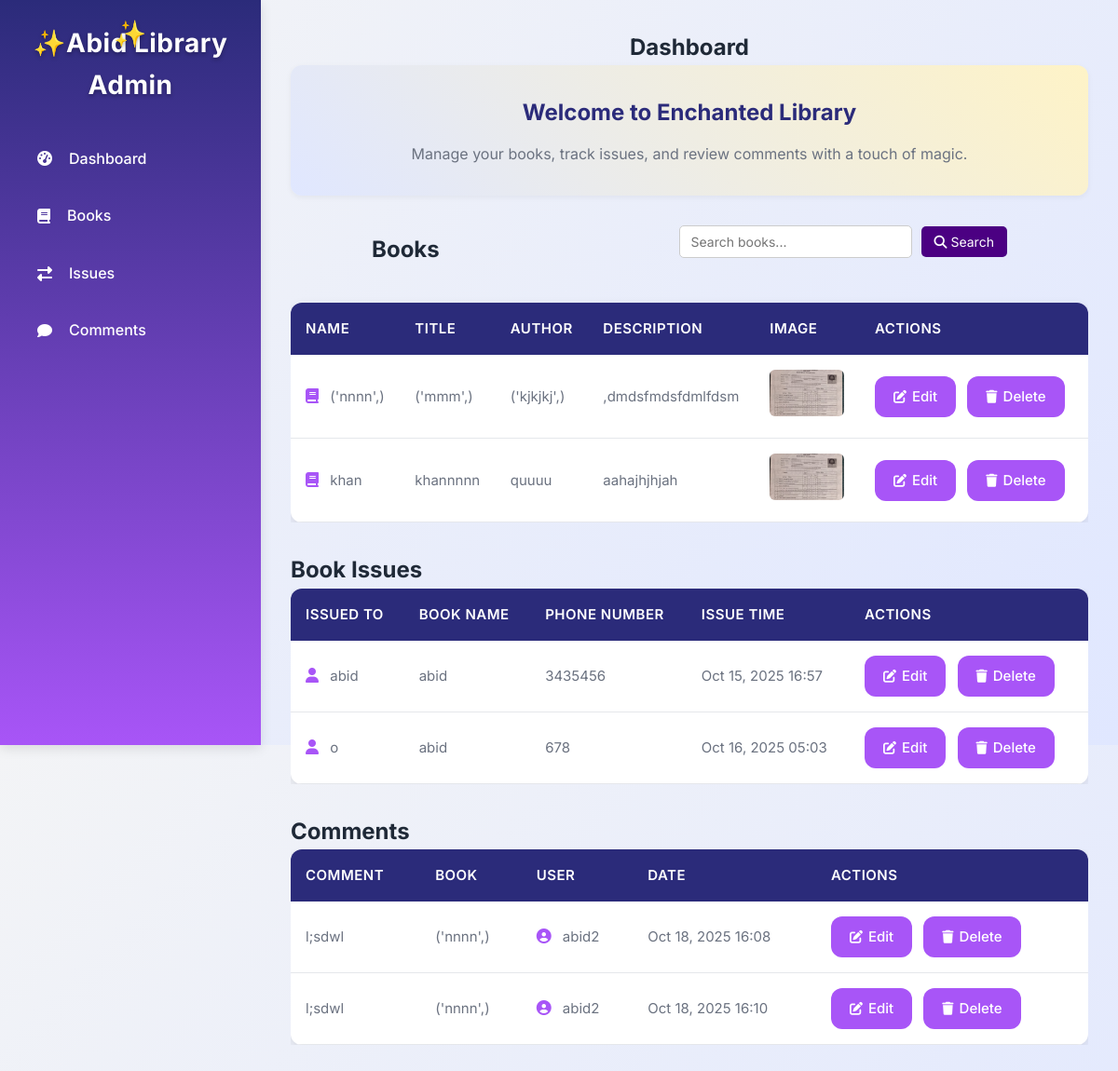
Page /adminabid/ on the committed database.
### app1/models.py (models this page shows, shortened)
class book_s(models.Model):
    books_name=models.CharField(max_length=50,null=True)
    books_title=models.CharField(max_length=50,null=True)
    books_author=models.CharField(max_length=50,null=True)
    books_descripation=models.TextField()
    media=models.ImageField(upload_to='image',max_length=250,null=False)

class books_issues(models.Model):
    name=models.CharField(max_length=50,null=True)
    books_name=models.CharField(max_length=50,null=True)
    phon_no=models.IntegerField(unique=True)
    issue_time=models.DateTimeField(auto_now_add=True)

class comment(models.Model):
    comment1=models.TextField(null=True)
    book_ss=models.ForeignKey(book_s,on_delete=models.CASCADE,null=True)
    user=models.ForeignKey(User,on_delete=models.CASCADE)
    created_at = models.DateTimeField(default=timezone.now)

### app1/views.py (the view)
# urls.py: path('adminabid/',views.adminabid,name='admin'),
def adminabid(request):
    data1=book_s.objects.all()
    data2=books_issues.objects.all()
    data3=comment.objects.all()
    return render(request,'admin.html',{'data1':data1,'data2':data2,'data3':data3})

### templates/admin.html (shortened to what this page needs)
{% load static %}
<!DOCTYPE html>
<html lang="en">
<head>
    <link rel="stylesheet" href="{% static 'style/admin.css' %}">
    <link rel="stylesheet" href="https://cdnjs.cloudflare.com/ajax/libs/font-awesome/6.4.2/css/all.min.css" />
</head>
<body>
    <div class="sidebar">
        <h1 class="magical-title">✨Abid Library Admin</h1>
        <nav class="nav-magical">
            <a href="#dashboard" class="nav-link"><i class="fas fa-tachometer-alt icon"></i> Dashboard</a>
            <a href="#books" class="nav-link"><i class="fas fa-book icon"></i> Books</a>
            <a href="#issues" class="nav-link"><i class="fas fa-exchange-alt icon"></i> Issues</a>
            <a href="#comments" class="nav-link"><i class="fas fa-comment icon"></i> Comments</a>
        </nav>
    </div>
    <main>
        <section id="dashboard">
           <center> <h2 class="section-title" >Dashboard</h2></center>
            <div class="magic-card dashboard-card">
                <h3>Welcome to Enchanted Library</h3>
                <p>Manage your books, track issues, and review comments with a touch of magic.</p>
            </div>
        </section>
<section id="books">
    <div id="abid"><h2 class="section-title">Books</h2>
    <form method="post" action="{% url 'adminsrch' %}" class="search-form">
        <input type="text" name="search" placeholder="Search books..." class="search-input" value="{{ request.GET.q }}">
        <button type="submit" class="search-button"><i class="fas fa-search"></i> Search</button>
    </form></div>
    <div class="table-container">
        <table class="magic-table">
            <div class="table-container">
                <table class="magic-table">
                    <thead>
                        <tr>
                            <th>Name</th>
                            <th>Title</th>
                            <th>Author</th>
                            <th>Description</th>
                            <th>Image</th>
                            <th>Actions</th>
                        </tr>
                    </thead>
                    <tbody>
                        {% for book in data1 %}
                        <tr>
                            <td><i class="fas fa-book icon"></i> {{ book.books_name }}</td>
                            <td>{{ book.books_title }}</td>
                            <td>{{ book.books_author }}</td>
                            <td>{{ book.books_descripation}}</td>
                            <td><img src="{{ book.media.url }}" alt="{{ book.books_name }}" class="table-image"></td>
                            <td>
                                <a href="{% url 'update' book.id %}" class="magic-btn"><i class="fas fa-edit icon-btn"></i> Edit</a>
                                <a href="{% url 'delete' book.id %}" class="magic-btn magic-btn-danger"><i class="fas fa-trash icon-btn"></i> Delete</a>
                            </td>
                        </tr>
                        {% empty %}
                        <tr><td colspan="6">No books available.</td></tr>
                        {% endfor %}
                    </tbody>
                </table>
            </div>
        </section>
        <section id="issues">
            <h2 class="section-title">Book Issues</h2>
            <div class="table-container">
                <table class="magic-table">
                    <thead>
                        <tr>
                            <th>Issued To</th>
                            <th>Book Name</th>
                            <th>Phone Number</th>
                            <th>Issue Time</th>
                            <th>Actions</th>
                        </tr>
                    </thead>
                    <tbody>
                        {% for issue in data2 %}
                        <tr>
                            <td><i class="fas fa-user icon"></i> {{ issue.name }}</td>
                            <td>{{ issue.books_name }}</td>
                            <td>{{ issue.phon_no }}</td>
                            <td>{{ issue.issue_time|date:"M d, Y H:i" }}</td>
                            <td>
                                <a href="#" class="magic-btn"><i class="fas fa-edit icon-btn"></i> Edit</a>
                                <a href="{% url 'delete' issue.id %}" class="magic-btn magic-btn-danger"><i class="fas fa-trash icon-btn"></i> Delete</a>
                            </td>
                        </tr>
                        {% empty %}
                        <tr><td colspan="5">No issues recorded.</td></tr>
                        {% endfor %}
                    </tbody>
                </table>
            </div>
        </section>
        <section id="comments">
            <h2 class="section-title">Comments</h2>
            <div class="table-container">
                <table class="magic-table">
                    <thead>
                        <tr>
                            <th>Comment</th>
                            <th>Book</th>
                            <th>User</th>
                            <th>Date</th>
                            <th>Actions</th>
                        </tr>
                    </thead>
                    <tbody>
                        {% for c in data3 %}
                        <tr>
                            <td>{{ c.comment1|truncatewords:20 }}</td>
                            <td>{{ c.book_ss.books_name }}</td>
                            <td><i class="fas fa-user-circle icon"></i> {{ c.user.username }}</td>
                            <td>{{ c.created_at|date:"M d, Y H:i" }}</td>
                            <td>
                                <a href="" class="magic-btn"><i class="fas fa-edit icon-btn"></i> Edit</a>
                                <a href="{% url 'delete' c.id %}" class="magic-btn magic-btn-danger"><i class="fas fa-trash icon-btn"></i> Delete</a>
                            </td>
                        </tr>
                        {% empty %}
                        <tr><td colspan="5">No comments available.</td></tr>
                        {% endfor %}
                    </tbody>
                </table>
            </div>
        </section>
    </main>
</body>
</html>

### app1/static/style/admin.css (style rules this page uses)
:root { --primary-color: #2b2b7a; --accent-color: #a855f7; --danger-color: #a855f7; --background-color: #f3f4f6; --card-background: #ffffff; --text-color: #1f2937; --text-muted: #6b7280; --highlight-color: #fef3c7; --shadow-sm: 0 2px 6px rgba(0, 0, 0, 0.05); --shadow-md: 0 4px 12px rgba(0, 0, 0, 0.1); --border-radius: 12px; --transition: all 0.3s cubic-bezier(0.4, 0, 0.2, 1); --font-family: 'Inter', -apple-system, BlinkMacSystemFont, sans-serif; }
* { margin: 0; padding: 0; box-sizing: border-box; }
body { font-family: var(--font-family); background: linear-gradient(135deg, var(--background-color), #e0e7ff); color: var(--text-color); line-height: 1.6; min-height: 100vh; font-size: 16px; }
.sidebar { width: 280px; background: linear-gradient(180deg, var(--primary-color), var(--accent-color)); color: #fff; padding: 24px; position: fixed; top: 0; left: 0; height: 100vh; box-shadow: var(--shadow-md); transition: transform var(--transition); }
.magical-title { font-size: 1.75rem; font-weight: 700; text-align: center; margin-bottom: 2rem; color: #fff; letter-spacing: 0.5px; text-shadow: 0 2px 4px rgba(0, 0, 0, 0.3); position: relative; }
.magical-title::before { content: '✨'; position: absolute; top: -10px; left: 50%; transform: translateX(-50%); animation: sparkle 2s infinite; }
.nav-magical { display: flex; flex-direction: column; gap: 12px; }
.nav-link { padding: 12px 16px; color: #fff; text-decoration: none; font-weight: 500; border-radius: var(--border-radius); transition: var(--transition); display: flex; align-items: center; gap: 10px; }
main { margin-left: 280px; padding: 32px; width: calc(100% - 280px); }
.section-title { font-weight: 700; }
.section-title::after { content: ''; width: 60px; height: 4px; background: var(--accent-color); position: absolute; bottom: -8px; left: 50%; transform: translateX(-50%); border-radius: 2px; }
.magic-card.dashboard-card { background: linear-gradient(45deg, #e0e7ff, var(--highlight-color)); border-radius: var(--border-radius); box-shadow: var(--shadow-sm); padding: 32px; text-align: center; margin-bottom: 2rem; }
.dashboard-card h3 { font-size: 1.5rem; color: var(--primary-color); margin-bottom: 12px; }
.dashboard-card p { font-size: 1rem; color: var(--text-muted); }
.table-container { overflow-x: auto; margin-bottom: 2rem; }
.magic-table { width: 100%; border-collapse: separate; border-spacing: 0; background: var(--card-background); border-radius: var(--border-radius); box-shadow: var(--shadow-md); overflow: hidden; }
.magic-table th, .magic-table td { padding: 16px; text-align: left; font-size: 0.9375rem; }
.magic-table th { background: var(--primary-color); color: #fff; font-weight: 600; text-transform: uppercase; letter-spacing: 0.5px; }
.magic-table td { border-bottom: 1px solid #e5e7eb; color: var(--text-muted); vertical-align: middle; }
.table-image { width: 80px; height: 50px; object-fit: cover; border-radius: 6px; transition: var(--transition); }
.icon { color: var(--accent-color); font-size: 1rem; margin-right: 8px; transition: var(--transition); }
.nav-link .icon { color: #fff; }
.icon-btn { font-size: 0.875rem; margin-right: 6px; }
.magic-btn { display: inline-flex; align-items: center; justify-content: center; padding: 10px 20px; background: var(--accent-color); color: #fff; text-decoration: none; font-weight: 500; border-radius: var(--border-radius); transition: var(--transition); margin-right: 8px; }
.magic-btn-danger { background: var(--danger-color); }
.search-form { display: flex; justify-content: flex-end; align-items: center; margin-bottom: 1rem; gap: 10px; }
.search-input { padding: 8px 12px; border: 1px solid #ccc; border-radius: 5px; font-family: 'Inter', sans-serif; font-size: 14px; width: 250px; }
.search-button { background-color: #4b0082; color: white; border: none; padding: 8px 14px; border-radius: 5px; font-size: 14px; cursor: pointer; font-family: 'Inter', sans-serif; transition: background-color 0.3s; }
#abid { display: flex; justify-content: center; align-items: center; gap: 30%; }

### rows in the picture
book_s: books_name "('nnnn',)", books_title "('mmm',)", books_author "('kjkjkj',)", books_descripation ",dmdsfmdsfdmlfdsm", media (picture)
book_s: books_name "khan", books_title "khannnnn", books_author "quuuu", books_descripation "aahajhjhjah", media (picture)
books_issues: name "abid", books_name "abid", phon_no "3435456", issue_time "Oct 15, 2025 16:57"
books_issues: name "o", books_name "abid", phon_no "678", issue_time "Oct 16, 2025 05:03"
comment: comment1 "l;sdwl", book_ss.books_name "('nnnn',)", user.username "abid2", created_at "Oct 18, 2025 16:08"
comment: comment1 "l;sdwl", book_ss.books_name "('nnnn',)", user.username "abid2", created_at "Oct 18, 2025 16:10"
